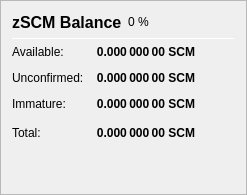
                   <widget class="QFrame" name="frame_ZerocoinBalances">
                    <property name="frameShape">
                     <enum>QFrame::StyledPanel</enum>
                    </property>
                    <property name="frameShadow">
                     <enum>QFrame::Raised</enum>
                    </property>
                    <layout class="QVBoxLayout" name="verticalLayout_7">
                     <item>
                      <layout class="QHBoxLayout" name="horizontalLayout_8" stretch="0,0,0">
                       <item>
                        <widget class="QLabel" name="label_5z_3">
                         <property name="minimumSize">
                          <size>
                           <width>0</width>
                           <height>20</height>
                          </size>
                         </property>
                         <property name="font">
                          <font>
                           <pointsize>12</pointsize>
                           <weight>75</weight>
                           <bold>true</bold>
                          </font>
                         </property>
                         <property name="text">
                          <string>zSCM Balance</string>
                         </property>
                        </widget>
                       </item>
                       <item>
                        <widget class="QLabel" name="labelzSCMPercent">
                         <property name="text">
                          <string notr="true">0 %</string>
                         </property>
                        </widget>
                       </item>
                       <item>
                        <spacer name="horizontalSpacer_11">
                         <property name="orientation">
                          <enum>Qt::Horizontal</enum>
                         </property>
                         <property name="sizeHint" stdset="0">
                          <size>
                           <width>40</width>
                           <height>20</height>
                          </size>
                         </property>
                        </spacer>
                       </item>
                      </layout>
                     </item>
                     <item>
                      <widget class="Line" name="line_ZerocoinBalance">
                       <property name="minimumSize">
                        <size>
                         <width>0</width>
                         <height>1</height>
                        </size>
                       </property>
                       <property name="maximumSize">
                        <size>
                         <width>16777215</width>
                         <height>1</height>
                        </size>
                       </property>
                       <property name="orientation">
                        <enum>Qt::Horizontal</enum>
                       </property>
                      </widget>
                     </item>
                     <item>
                      <layout class="QGridLayout" name="gridLayout_5">
                       <property name="spacing">
                        <number>12</number>
                       </property>
                       <item row="1" column="0">
                        <widget class="QLabel" name="labelzBalanceMatureText">
                         <property name="toolTip">
                          <string>Mature: more than 20 confirmation and more than 1 mint of the same denomination after it was minted.
These zSCM are spendable.</string>
                         </property>
                         <property name="text">
                          <string>Available:</string>
                         </property>
                        </widget>
                       </item>
                       <item row="1" column="1">
                        <widget class="QLabel" name="labelzBalanceMature">
                         <property name="font">
                          <font>
                           <weight>75</weight>
                           <bold>true</bold>
                          </font>
                         </property>
                         <property name="toolTip">
                          <string>Mature: more than 20 confirmation and more than 1 mint of the same denomination after it was minted.
These zSCM are spendable.</string>
                         </property>
                         <property name="text">
                          <string notr="true">0.000 000 00 SCM</string>
                         </property>
                         <property name="alignment">
                          <set>Qt::AlignRight|Qt::AlignTrailing|Qt::AlignVCenter</set>
                         </property>
                        </widget>
                       </item>
                       <item row="2" column="0">
                        <widget class="QLabel" name="labelzBalanceUnconfirmedText">
                         <property name="toolTip">
                          <string>Unconfirmed: less than 20 confirmations
Immature: confirmed, but less than 1 mint of the same denomination after it was minted</string>
                         </property>
                         <property name="text">
                          <string>Unconfirmed:</string>
                         </property>
                        </widget>
                       </item>
                       <item row="2" column="1">
                        <widget class="QLabel" name="labelzBalanceUnconfirmed">
                         <property name="font">
                          <font>
                           <weight>75</weight>
                           <bold>true</bold>
                          </font>
                         </property>
                         <property name="toolTip">
                          <string>Unconfirmed: less than 20 confirmations
Immature: confirmed, but less than 1 mint of the same denomination after it was minted</string>
                         </property>
                         <property name="text">
                          <string notr="true">0.000 000 00 SCM</string>
                         </property>
                         <property name="alignment">
                          <set>Qt::AlignRight|Qt::AlignTrailing|Qt::AlignVCenter</set>
                         </property>
                        </widget>
                       </item>
                       <item row="3" column="0">
                        <widget class="QLabel" name="labelzBalanceImmatureText">
                         <property name="toolTip">
                          <string>Unconfirmed: less than 20 confirmations
Immature: confirmed, but less than 1 mint of the same denomination after it was minted</string>
                         </property>
                         <property name="text">
                          <string>Immature:</string>
                         </property>
                        </widget>
                       </item>
                       <item row="3" column="1">
                        <widget class="QLabel" name="labelzBalanceImmature">
                         <property name="font">
                          <font>
                           <weight>75</weight>
                           <bold>true</bold>
                          </font>
                         </property>
                         <property name="toolTip">
                          <string>Unconfirmed: less than 20 confirmations
Immature: confirmed, but less than 1 mint of the same denomination after it was minted</string>
                         </property>
                         <property name="text">
                          <string notr="true">0.000 000 00 SCM</string>
                         </property>
                         <property name="alignment">
                          <set>Qt::AlignRight|Qt::AlignTrailing|Qt::AlignVCenter</set>
                         </property>
                        </widget>
                       </item>
                       <item row="4" column="0">
                        <widget class="QLabel" name="labelzBalanceText">
                         <property name="toolTip">
                          <string>Your current zSCM balance, unconfirmed and immature zSCM included.</string>
                         </property>
                         <property name="text">
                          <string>Total:</string>
                         </property>
                        </widget>
                       </item>
                       <item row="4" column="1">
                        <widget class="QLabel" name="labelzBalance">
                         <property name="font">
                          <font>
                           <weight>75</weight>
                           <bold>true</bold>
                          </font>
                         </property>
                         <property name="cursor">
                          <cursorShape>IBeamCursor</cursorShape>
                         </property>
                         <property name="toolTip">
                          <string>Your current zSCM balance, unconfirmed and immature zSCM included.</string>
                         </property>
                         <property name="text">
                          <string notr="true">0.000 000 00 SCM</string>
                         </property>
                         <property name="alignment">
                          <set>Qt::AlignRight|Qt::AlignTrailing|Qt::AlignVCenter</set>
                         </property>
                         <property name="textInteractionFlags">
                          <set>Qt::LinksAccessibleByMouse|Qt::TextSelectableByKeyboard|Qt::TextSelectableByMouse</set>
                         </property>
                        </widget>
                       </item>
                       <item row="4" column="2">
                        <spacer name="horizontalSpacer_4">
                         <property name="orientation">
                          <enum>Qt::Horizontal</enum>
                         </property>
                         <property name="sizeHint" stdset="0">
                          <size>
                           <width>40</width>
                           <height>20</height>
                          </size>
                         </property>
                        </spacer>
                       </item>
                      </layout>
                     </item>
                     <item>
                      <spacer name="verticalSpacer_4">
                       <property name="orientation">
                        <enum>Qt::Vertical</enum>
                       </property>
                       <property name="sizeHint" stdset="0">
                        <size>
                         <width>20</width>
                         <height>40</height>
                        </size>
                       </property>
                      </spacer>
                     </item>
                    </layout>
                   </widget>
